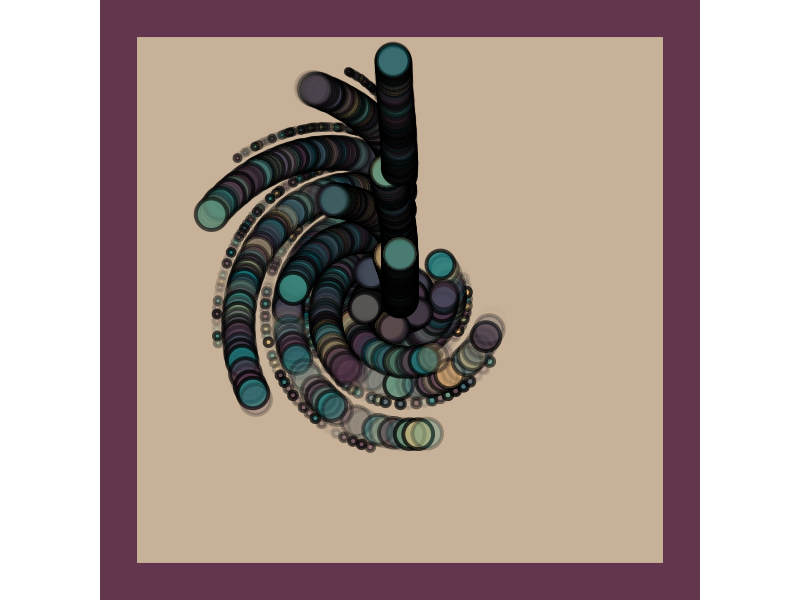

Write the R code that produced this figure.
#====== Day 20 of 25 Days of Rtistry - Transformations======#

# Library Load in====
library(tidyverse)

# Setting a theta====
theta <- seq(0,2*pi, length.out = 10000)

# Making a janky circle====
circle <- tibble(x = cos(theta)*1:300,
                 y = sin(theta)*1:100,
                 fill = sample(colorRampPalette(c("#33313B","#62374E","#007880","#FDC57B"))(length(theta))),
                 group = rep(1:20, each = 500 )) %>%
  rowwise() %>%
  mutate(color = colorRampPalette(c(fill,"#000000"))(10)[5])

# Final image with transformations in the aes====
circle %>%
  ggplot(aes(x^1.5,y = y*-y,fill = fill, group = group))+
  theme_void()+
  scale_fill_manual(values = circle$fill)+
  geom_point(position = position_jitterdodge(jitter.width = 10, jitter.height = 5, dodge.width = 2),
             color = "#000000", size = seq(.1,10, length.out = nrow(circle)),
             shape = 21, 
             stroke = 2, 
             alpha = sample(seq(.01,.8, length.out = 20),nrow(circle), replace = TRUE))+
  theme(legend.position = "none",
        plot.background = element_rect(fill = "#C7B198", color ="#62374E", size = 25))+
  coord_polar("y")